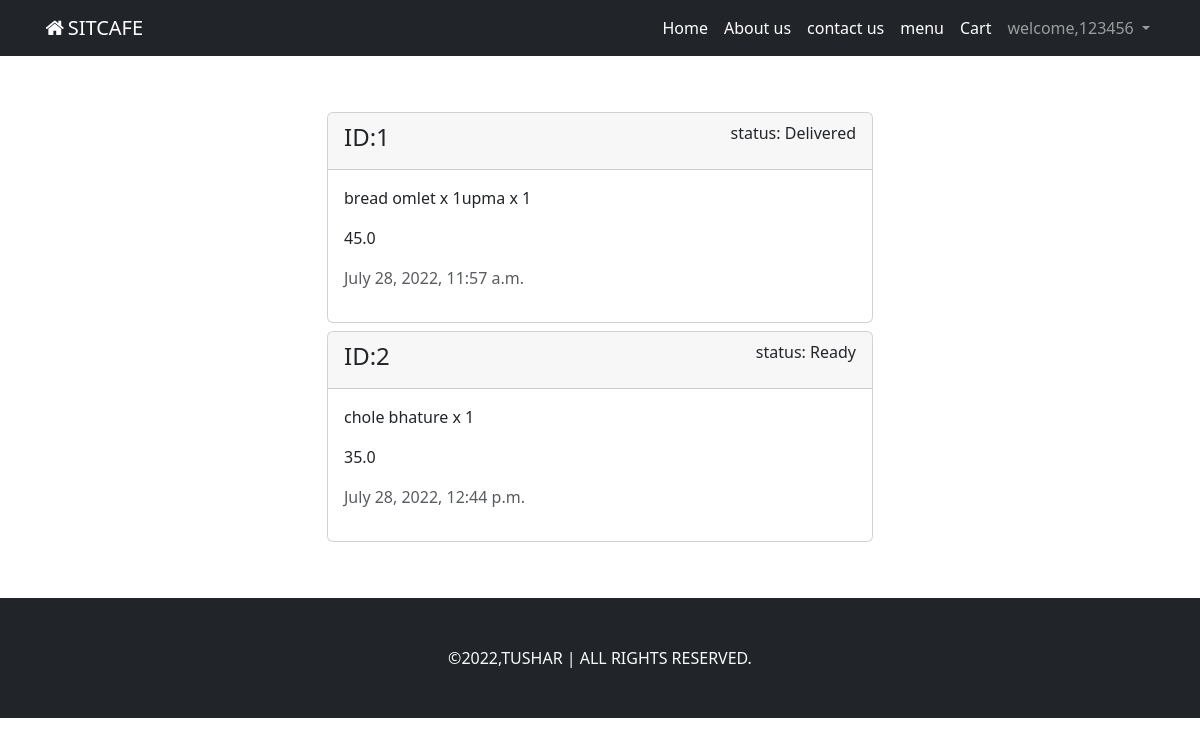
The app's page /food/orders/ (signed in) with its own data.
### food/models.py (models this page shows, shortened)
class Order(models.Model):
    user=models.ForeignKey(User,on_delete=models.DO_NOTHING)
    order_details=models.CharField(max_length=500)
    total_price=models.FloatField()
    is_ready=models.BooleanField(default=False)
    is_delivered=models.BooleanField(default=False)
    created_at=models.DateTimeField(auto_now_add=True)
    updated_at=models.DateTimeField(auto_now=True)

### food/views.py (the view)
# urls.py: path('orders/',views.orders, name='orders'),
def orders(request):
    orders=Order.objects.filter(user=request.user)
    context={
        "orders":orders
    }
    return render(request,'food/orders.html',context)

### templates/food/orders.html
{% extends 'base.html' %}
{% block content %}
 <div class="container">
    <div class="row my-5">
        <div class="col-md-6 mx-auto">
            {% for order in orders %}
            <div class="card my-2">
                <div class="card-header d-flex justify-content-between align-items-center">
                    <h4 class="h4">ID:{{order.id}}</h4>
                    <p class="text-lead">status:
                        {% if order.is_ready and order.is_delivered %}
                        Delivered
                        {% elif order.is_ready%}
                        Ready
                        {% else %}
                        processing
                        {% endif %}
                    </p>
                </div>
                <div class="card-body">
                    <p class="text-lead">{{order.order_details}}</p>
                    <p>{{order.total_price}}</p>
                    <p class="text-muted">{{order.created_at}}</p>
                </div>
            </div>
            {% endfor %}
        </div>
    </div>
 </div>
{% endblock content %}

### templates/base.html (shortened to what this page needs)
{% load static %}
<!DOCTYPE html>
<html lang="en">
<head>
    <link rel="stylesheet" href="https://cdnjs.cloudflare.com/ajax/libs/font-awesome/4.7.0/css/font-awesome.min.css">
    <link rel="stylesheet" href="{% static 'bs/bootstrap.min.css' %}">
    <link rel="stylesheet" href="{% static 'css/style.css' %}">
</head>
<body>
    <nav class="navbar navbar-expand-lg navbar-dark bg-dark">
        <div class="container">
          <a class="navbar-brand" href="#"><i class="fa fa-fw fa-home"></i>SITCAFE</a>
          <div class="collapse navbar-collapse" id="navbarSupportedContent">
            <ul class="navbar-nav ms-auto mb-2 mb-lg-0">
              <li class="nav-item">
                <a class="nav-link active" aria-current="page" href="{% url 'home' %}">Home</a>
              </li>
              <li class="nav-item">
                <a class="nav-link active" aria-current="page" href="{% url 'about_us' %} ">About us</a>
              </li>
              <li class="nav-item">
                <a class="nav-link active" aria-current="page" href="{% url 'contactus' %} ">contact us</a>
              </li>
              <li class="nav-item">
                <a class="nav-link active" aria-current="page" href="{% url 'menu' %} ">menu</a>
              </li>
              {% if user.is_authenticated %}
              <li class="nav-item">
                <a class="nav-link active" aria-current="page" href="{% url 'cart' %} ">Cart</a>
              </li>
              <li class="nav-item dropdown">
                <a class="nav-link dropdown-toggle" href="#" role="button" data-bs-toggle="dropdown" aria-expanded="false">
                  welcome,{{user.username}}
                </a>
              </li>
              {% endif %}
            </ul>
          </div>
        </div>
      </nav>
    {% block content  %}
    {% endblock content  %}
    <footer class="bg-dark p-5 text-center text-light">
    &copy;2022,TUSHAR | ALL RIGHTS RESERVED.
    </footer>
</body>
</html>

### records on screen
Order: id "1", is_ready "Delivered", order_details "bread omlet x 1upma x 1", total_price "45.0", created_at "July 28, 2022, 11:57 a.m."
Order: id "2", is_ready "Ready", order_details "chole bhature x 1", total_price "35.0", created_at "July 28, 2022, 12:44 p.m."

### other values on screen
{{ user.username }} "123456"
